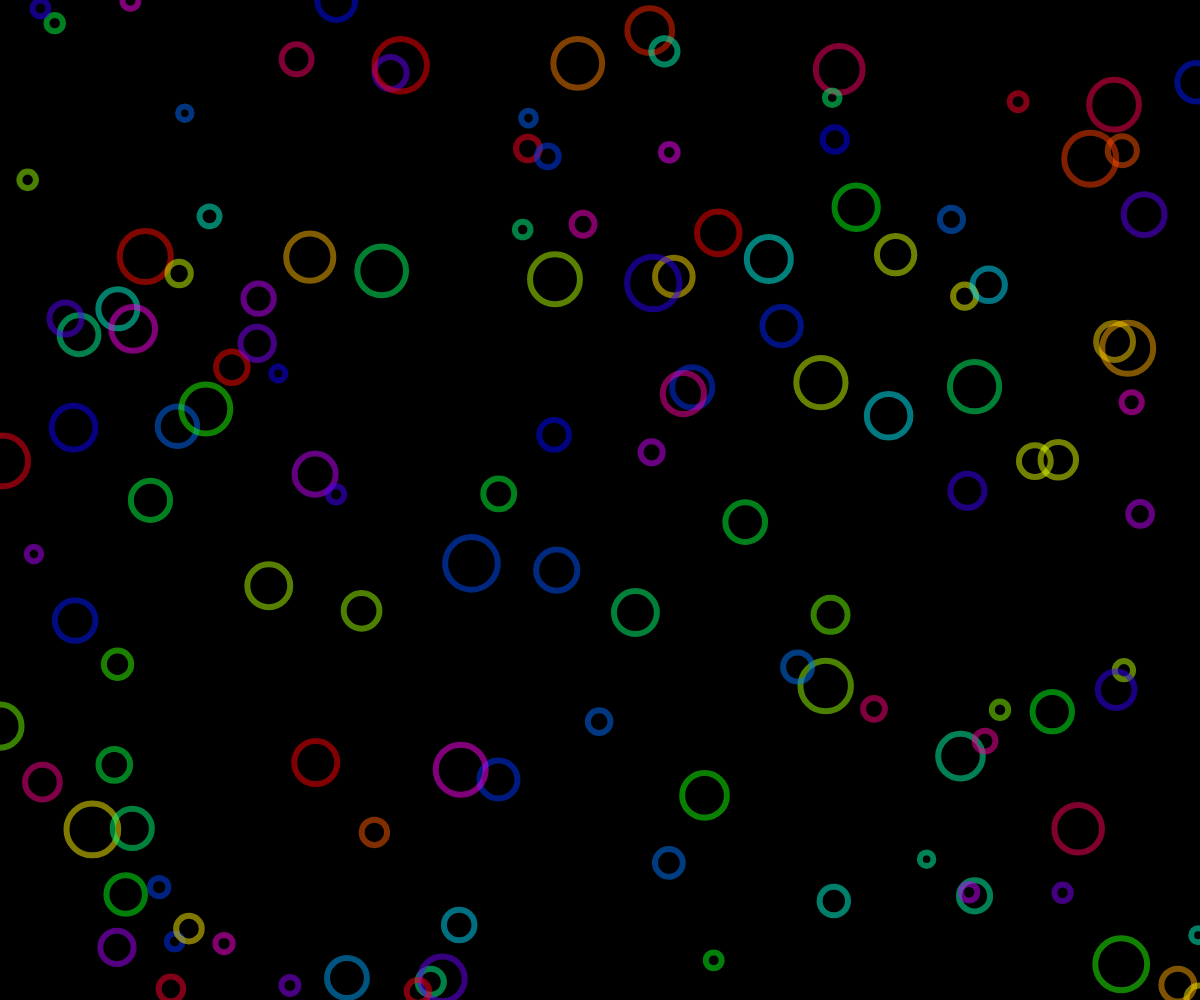
Frame 1 (no input)
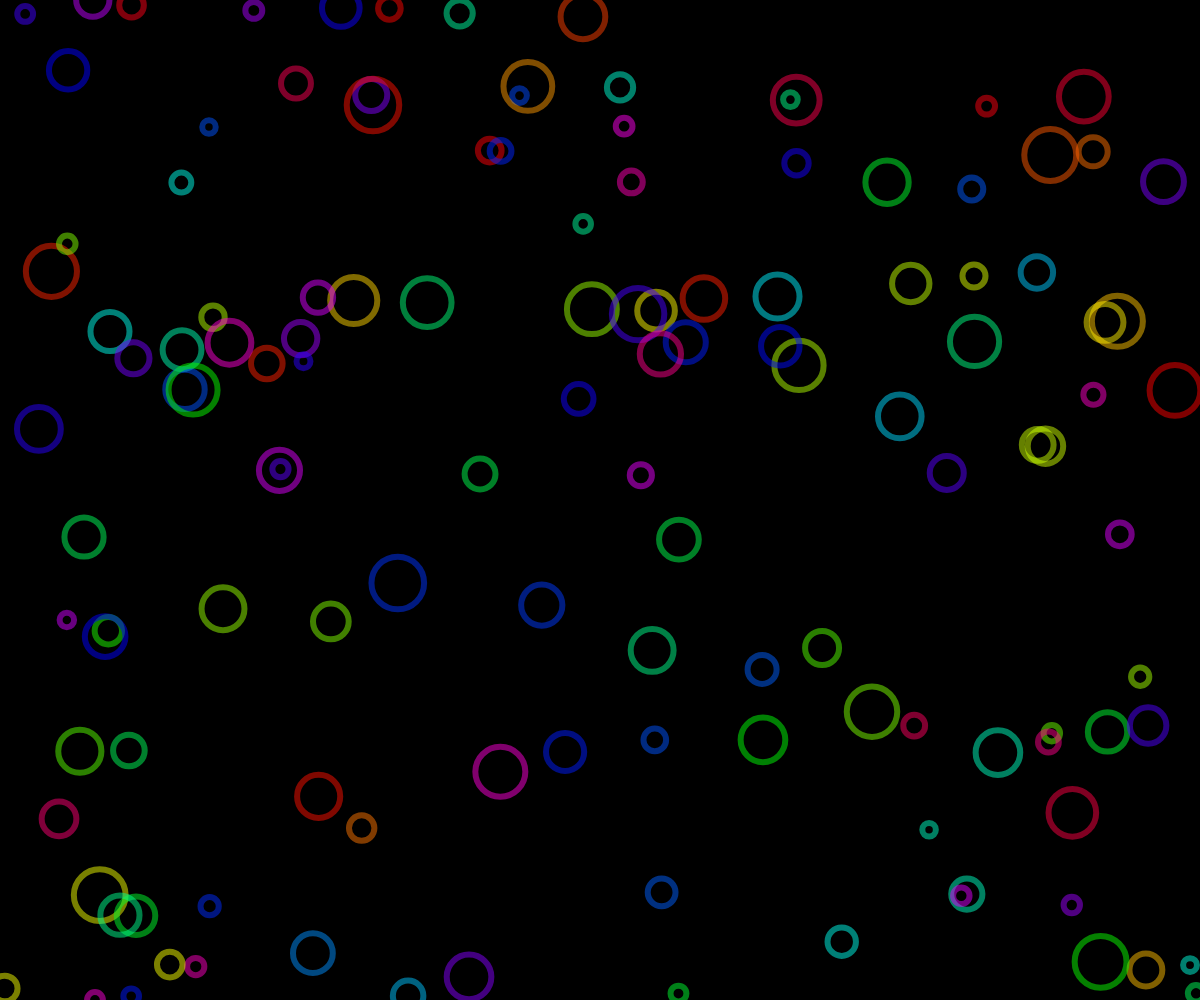
Frame 60 (no input)
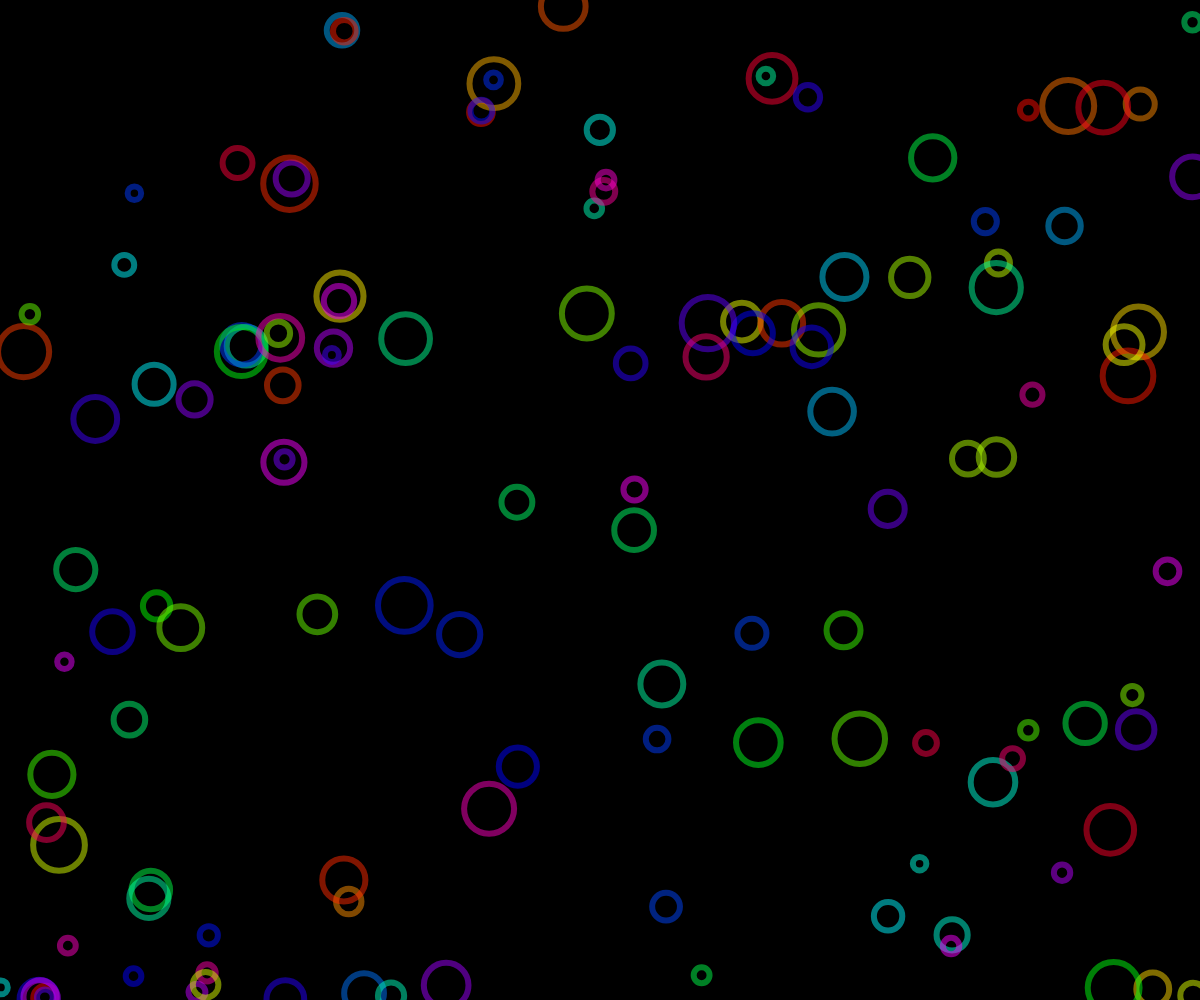
Frame 120 (the mouse pressed at the canvas centre since frame 60)

The p5.js sketch that drew these frames (run headless with seeded random() and noise() and a simulated clock; from frame 60 on, the mouse is pressed at the canvas centre):

// p5.js sketch
// ── sketch.js
let particles = [];
// let nParticles = 256;
let nParticles = 128;
let angle = 0;
let t = 0;
let zoom = 1;
let canvas;

let initialTouchDistance = null;
let initialZoom = 1;
let initialTouchX = 0;
let initialTouchY = 0;

let mouseIsPressed = false;
let previousMouseX = 0;
let previousMouseY = 0;

function setup() {
  canvas = createCanvas(windowWidth, windowHeight);
  colorMode(HSB, 360, 100, 100, 100);
  background(0);
  for (let i = 0; i < nParticles; i++) {
    particles[i] = new Particle(random(0, width), random(0, height));
  }

  canvas.elt.addEventListener('touchstart', touchStartHandler);
  canvas.elt.addEventListener('touchmove', touchMoveHandler);
  canvas.elt.addEventListener('touchend', touchEndHandler);
  canvas.elt.addEventListener('touchcancel', touchEndHandler);

  canvas.elt.addEventListener('mousedown', mouseDownHandler);
  canvas.elt.addEventListener('mousemove', mouseMoveHandler);
  canvas.elt.addEventListener('mouseup', mouseUpHandler);
  canvas.elt.addEventListener('mousewheel', mouseWheelHandler);
}

function draw() {
  background(0);
  translate(width / 2, height / 2);
  scale(zoom);
  translate(-width / 2, -height / 2);

  for (let i = 0; i < nParticles; i++) {
    let px = map(sin(t), -1, 1, -1, 1);
    let py = map(cos(t), -1, 1, -1, 1);
    particles[i].update(px, py);
    particles[i].display();
  }
  t += 0.01;
}

function windowResized() {
  resizeCanvas(windowWidth, windowHeight);
}

function addForce(x, y, radius, force) {
    particles.forEach(p => {
        p.applyExternalForce(force, createVector(x,y), radius);
    });
}

function touchStartHandler(e) {
  e.preventDefault();
  if (e.touches.length === 2) {
    initialTouchDistance = dist(e.touches[0].clientX, e.touches[0].clientY, e.touches[1].clientX, e.touches[1].clientY);
    initialZoom = zoom;
  } else if (e.touches.length === 1) {
    initialTouchX = e.touches[0].clientX;
    initialTouchY = e.touches[0].clientY;
    addForce(e.touches[0].clientX, e.touches[0].clientY, 50);
  }
}

function touchMoveHandler(e) {
  e.preventDefault();
  if (e.touches.length === 2) {
    const currentTouchDistance = dist(e.touches[0].clientX, e.touches[0].clientY, e.touches[1].clientX, e.touches[1].clientY);
    zoom = initialZoom + (currentTouchDistance - initialTouchDistance) * 0.01;
    zoom = constrain(zoom, 0.5, 3);
  } else if (e.touches.length === 1) {
    let force = createVector(e.touches[0].clientX - initialTouchX, e.touches[0].clientY - initialTouchY).mult(0.1);
    addForce(e.touches[0].clientX, e.touches[0].clientY, force.mag(), force);
    particles.forEach(p => p.swipeVelLimit = 10);
  }
}

function touchEndHandler(e) {
  e.preventDefault();
  initialTouchDistance = null;
}

function mouseDownHandler(e) {
  mouseIsPressed = true;
  previousMouseX = e.clientX;
  previousMouseY = e.clientY;
}

function mouseMoveHandler(e) {
  if (mouseIsPressed) {
    let force = createVector(e.clientX - previousMouseX, e.clientY - previousMouseY).mult(0.1);
    addForce(e.clientX, e.clientY, force.mag(), force);
    previousMouseX = e.clientX;
    previousMouseY = e.clientY;
    particles.forEach(p => p.swipeVelLimit = 10);
  }
}

function mouseUpHandler(e) {
  mouseIsPressed = false;
}

function mouseWheelHandler(e) {
  zoom += e.deltaY * -0.01;
  zoom = constrain(zoom, 0.5, 3);
}

class Particle {
  constructor(x, y) {
    this.pos = createVector(x, y);
    this.vel = createVector(0, 0);
    this.acc = createVector(0, 0);
    // this.size = random(3, 10) * min(width, height) / 600;
    this.size = random(8, 32) * min(width, height) / 600;
    this.hue = random(0,360);
    this.swipeVelLimit = 2;
  }

  applyExternalForce(force, position, radius) {
      let d = p5.Vector.dist(this.pos, position);
      if (d < radius) {
          let intensity = map(d, 0, radius, 1, 0);
          if (force) {
            this.acc.add(force.copy().mult(intensity));
          } else {
            this.acc.add(createVector(0,0).mult(intensity));
          }
      }
  }

  update(px, py) {
    let angle = noise(this.pos.x * px * 0.01, 
                      this.pos.y * py * 0.01) * TWO_PI * 4;
    this.acc.set(cos(angle), sin(angle));
    this.vel.add(this.acc);
    this.vel.limit(this.swipeVelLimit);
    this.swipeVelLimit = lerp(this.swipeVelLimit, 2, 0.05);
    this.pos.add(this.vel);

    if (this.pos.x < 0) this.pos.x = width;
    if (this.pos.x > width) this.pos.x = 0;
    if (this.pos.y < 0) this.pos.y = height;
    if (this.pos.y > height) this.pos.y = 0;
  }

  display() {
    stroke(this.hue % 360, 100, 100, 50);
    noFill()
    // strokeWeight(3)
    strokeWeight(6)
    ellipse(this.pos.x, this.pos.y, this.size);
    this.hue += 0.1;
  }
}

// ── style.css
body {
    padding: 0;
    margin: 0;
}

canvas {
    touch-action: none;
    max-height: 100vh;
}
